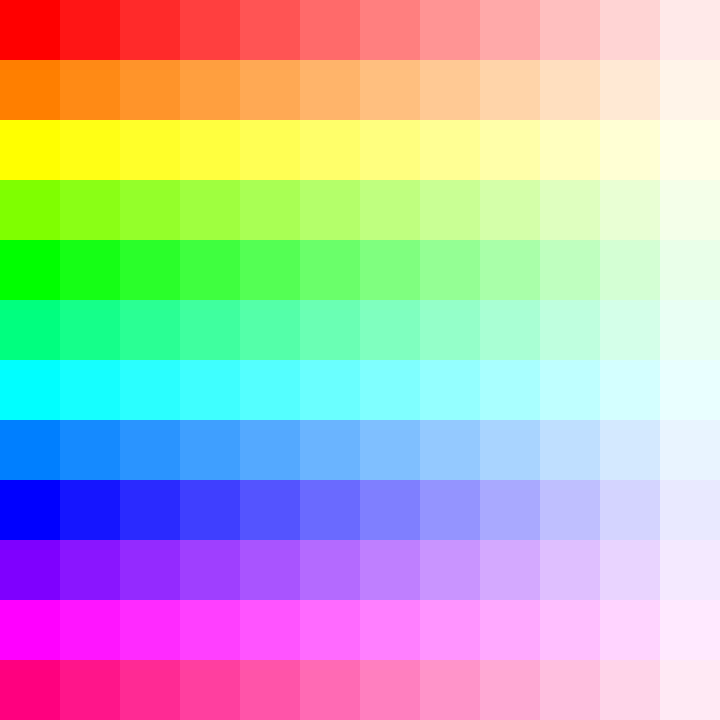
Frame 1 (no input)
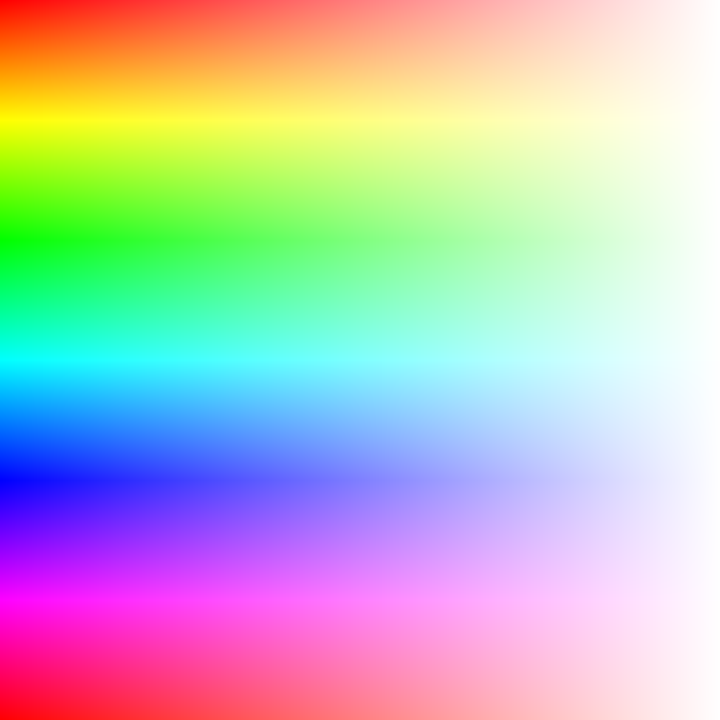
Frame 60 (the mouse pressed at the canvas centre just before this capture)
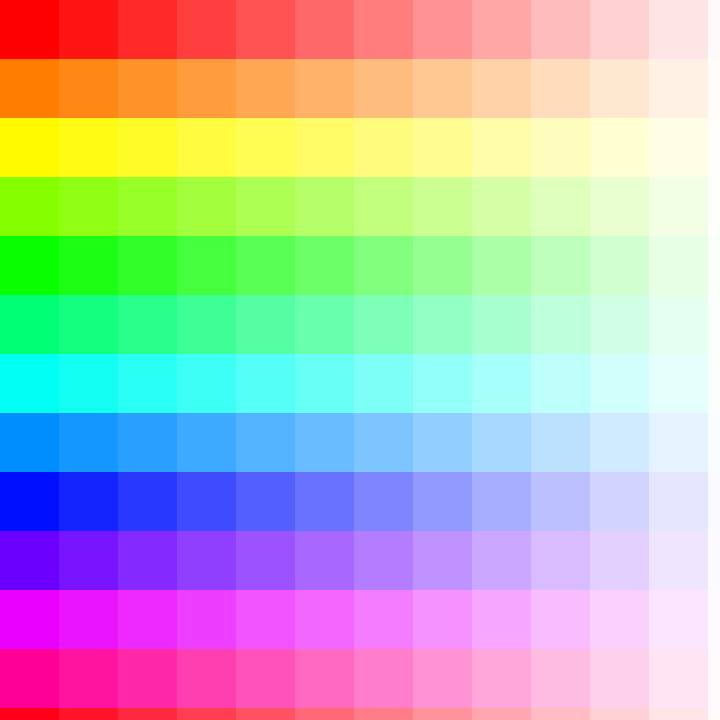
Frame 120 (the mouse held since frame 60 and released just before this capture)

The Processing sketch that drew these frames (run headless with seeded random() and noise(); from frame 60 on, the mouse is pressed at the canvas centre):

// Processing sketch: week06_02_hsb_pixels
// ── week06_02_hsb_pixels.pde
//Aven,04/01/2017
//Interactive Installation
//New Media, WPP, SADA

int gridX = 60, gridY = 60, gridPlus = 1;
void setup() {
  size(720, 720);
  background(0);
  colorMode(HSB,height,width,100);
  noStroke();
}

void draw() {
  for (int j = 0; j < height; j +=gridY) {
    //---------------------------------------------------
    for (int i = 0; i < width; i+=gridX) {
      fill(j,width - i,100);
      rect(i, j, gridX, gridY);
    }
    //---------------------------------------------------
  }
  if (gridX >= 60 || gridX <= 1 ) gridPlus*=-1;
  println(gridX +"  plus: "+gridPlus);
  gridX += gridPlus;
  gridY += gridPlus;
}
